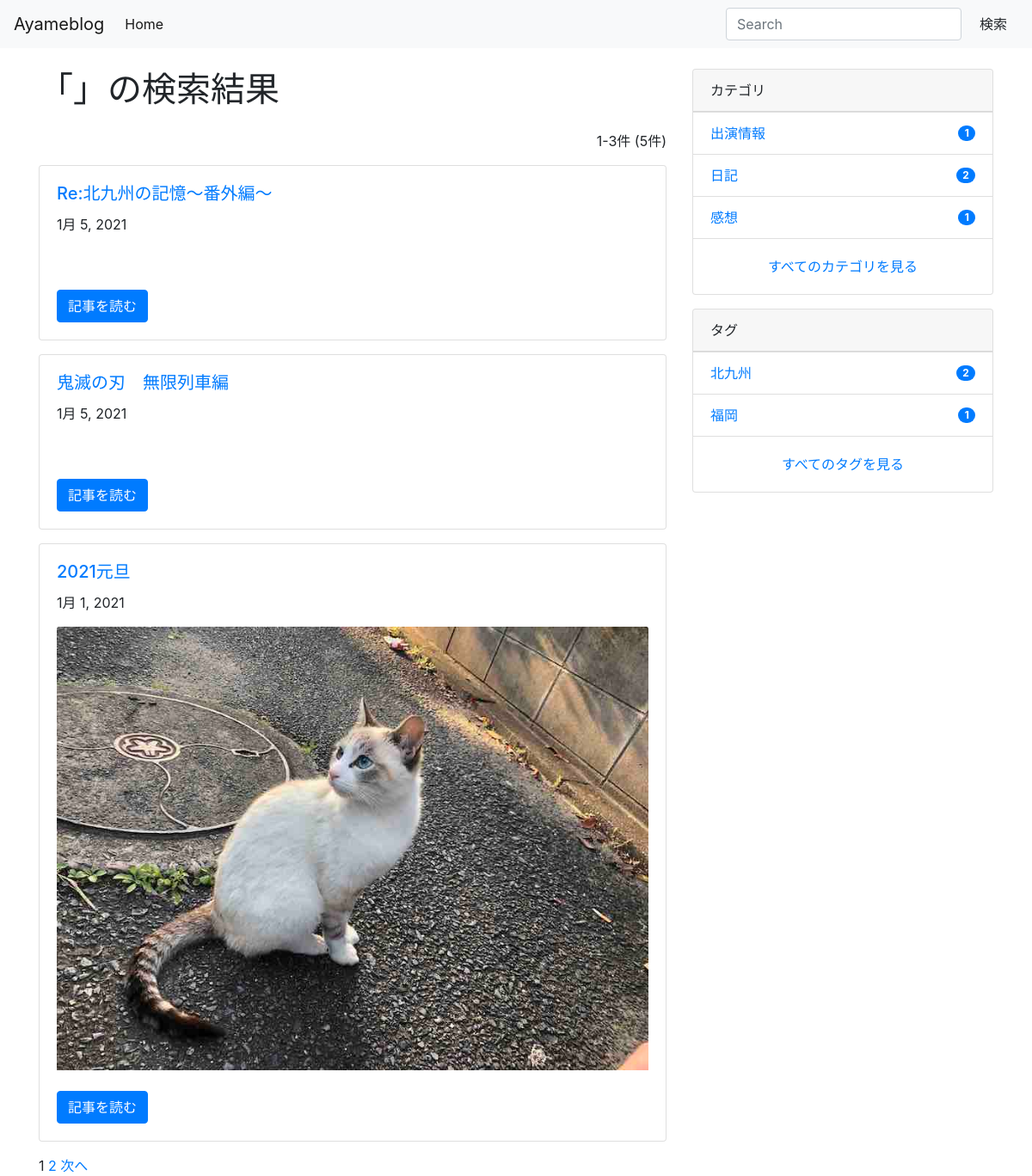
The app's page /search/ with its own data.
### blog/models.py (models this page shows, shortened)
class Post(models.Model):
    category = models.ForeignKey(Category, on_delete=models.PROTECT)
    tags = models.ManyToManyField(Tag, blank=True)
    title = models.CharField(max_length=255)
    content = models.TextField()
    description = models.TextField(blank=True)
    created_at = models.DateTimeField(auto_now_add=True)
    updated_at = models.DateTimeField(blank=True, null=True)
    published_at = models.DateTimeField(blank=True, null=True)
    is_public = models.BooleanField(default=False)
    image = models.ImageField(upload_to='post_images/', null=True, blank=True)
    class Meta:
        ordering = ['-created_at']

class Category(models.Model):
    name = models.CharField(max_length=255)
    slug = models.SlugField(unique=True)
    timestamp = models.DateTimeField(auto_now_add=True)

class Tag(models.Model):
    name = models.CharField(max_length=255)
    slug = models.SlugField(unique=True)
    timestamp = models.DateTimeField(auto_now_add=True)

### blog/views.py (the view)
# urls.py: path('search/', SearchPostView.as_view(), name='search_post'),
class SearchPostView(ListView):
    model = Post
    template_name = 'blog/search_post.html'
    paginate_by = 3
    def get_queryset(self):
        query = self.request.GET.get('q', None)
        lookups = (
            Q(title__icontains=query) |
            Q(content__icontains=query) |
            Q(category__name__icontains=query) |
            Q(tags__name__icontains=query)
            )
        if query is not None:
            qs = super().get_queryset().filter(lookups).distinct()
            return qs
        qs = super().get_queryset()
        return qs
    def get_context_data(self, **kwargs):
        context = super().get_context_data(**kwargs)
        query = self.request.GET.get('q')
        context['query'] = query
        return context

### ayameblog/context_processors.py (called while the page is built)
def common(request):
    context = {
        'categories': Category.objects.annotate(
            num_posts=Count('post', filter=Q(post__is_public=True))),
        'tags': Tag.objects.annotate(
            num_posts=Count('post', filter=Q(post__is_public=True))),
    }
    return context

### blog/templates/blog/search_post.html (shortened to what this page needs)
{% extends 'base.html' %}
{% block content %}
<div class="container">
  <div class="row">
    <main class="col-md-8">
      <h1 class="mb-4">「{% if query %}{{ query }}{% endif %}」の検索結果</h1>
      <p class="text-right">{{ page_obj.start_index }}-{{ page_obj.end_index }}件 ({{ paginator.count }}件)</p>
      {% include "blog/snippets/main_post_list.html" %}
      {% include "blog/snippets/pagination.html" %}
    </main>
    <aside class="col-md-4">
      {% include "blog/snippets/sidebar.html" %}
    </aside>
  </div>
</div>
{% endblock %}

### blog/templates/blog/snippets/main_post_list.html (shortened to what this page needs)
{% for post in object_list %}
{% if user.is_authenticated or post.is_public %}
<div class="card mb-3">
  <div class="card-body">
    <a href="{% url 'blog:post_detail' post.id %}">
      <h5 class="card-title">{{ post.title }}</h5>
    </a>
    <p class="card-text">{{ post.published_at|date }}</p>
    {% if post.image %}
    <a href="{% url 'blog:post_detail' post.id %}">
      <img class="card-img-top" src="{{ post.image.url }}" alt="{{ post.title }}">
    </a>
    {% endif %}
    <br>
    <br>
    <a href="{% url 'blog:post_detail' post.id %}" class="btn btn-primary">記事を読む</a>
  </div>
</div>
{% endif %}
{% empty %}
<p>まだ投稿はありません。</p>
{% endfor %}

### blog/templates/blog/snippets/sidebar.html
<div class="card mb-3">
    <div class="card-header">
      カテゴリ
    </div>
    <ul class="list-group list-group-flush">
      {% for category in categories|dictsort:"id" %}
      <li class="list-group-item d-flex justify-content-between align-items-center">
        <a href="{% url 'blog:category_post' category.slug %}" class="card-link">{{ category.name }}</a>
        <span class="badge badge-primary badge-pill">{{ category.num_posts }}</span>
      </li>
      {% endfor %}
    </ul>
    <div class="card-body text-center">
      <a href="{% url 'blog:category_list' %}" class="card-link">すべてのカテゴリを見る</a>
    </div>
  </div>
  <div class="card">
    <div class="card-header">
      タグ
    </div>
    <ul class="list-group list-group-flush">
      {% for tag in tags|dictsortreversed:"num_posts"|slice:":5" %}
      <li class="list-group-item d-flex justify-content-between align-items-center">
        <a href="{% url 'blog:tag_post' tag.slug %}" class="card-link">{{ tag.name }}</a>
        <span class="badge badge-primary badge-pill">{{ tag.num_posts }}</span>
      </li>
      {% endfor %}
    </ul>
    <div class="card-body text-center">
      <a href="{% url 'blog:tag_list' %}" class="card-link">すべてのタグを見る</a>
    </div>
  </div>

### records on screen
Post: title "Re:北九州の記憶～番外編～", published_at "1月 5, 2021"
Post: title "鬼滅の刃 無限列車編", published_at "1月 5, 2021"
Post: title "2021元旦", published_at "1月 1, 2021", image (picture)
Category: name "出演情報", num_posts "1"
Category: name "日記", num_posts "2"
Category: name "感想", num_posts "1"
Tag: name "北九州", num_posts "2"
Tag: name "福岡", num_posts "1"

### other values on screen
{{ page_obj.start_index }} "1"
{{ page_obj.end_index }} "3"
{{ paginator.count }} "5"
{{ num }} "1"
{{ num }} "2"
